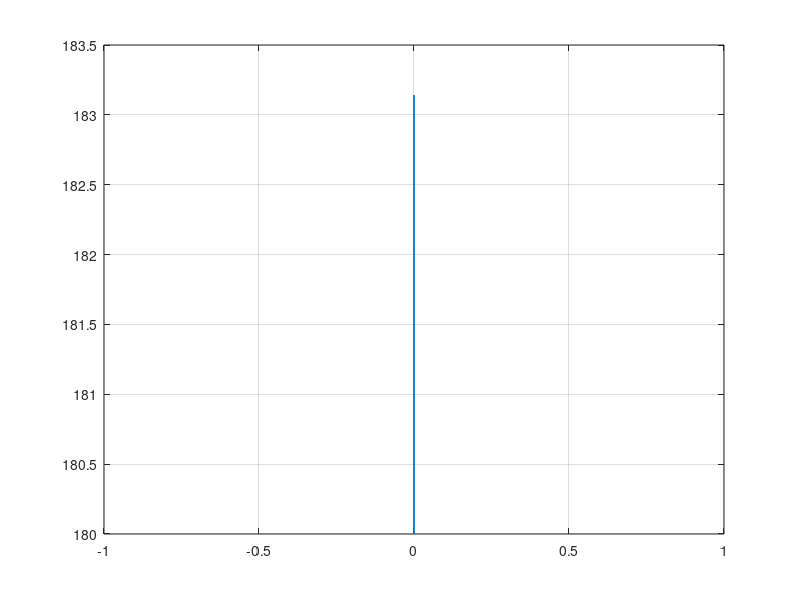

The MATLAB source for this figure: (Note: this script raises an error after producing the figure.)
close all;
clear;

p = dlmread('7.csv', ';', 1, 0);

p_21 = dlmread('7.csv', ';', [1 0 4398 3]);
p_15 = dlmread('7.csv', ';', [4398 0 7871 3]);
p_53 = dlmread('7.csv', ';', 7871, 0);

a_g_21 = atan2(0, 1.18 + 0.37) * 180 / pi;
a_g_15 = atan2(0.23 - 1.68, 1.09 + 0.37) * 180 / pi;
a_g_53 = atan2(-0.23 + 1.68, 2.55 - 1.09) * 180 / pi;

% Plot distance
a = angle(p);
a_21 = angle(p_21);
a_15 = angle(p_15);
a_53 = angle(p_53);

a(:,4) = a(:,4) + 180;
a_21(:,4) = a_21(:,4) - 180;
a_15(:,4) = a_15(:,4);
a_53(:,4) = a_53(:,4);


plot(a(:,1), a(:,4));
grid;
matlab2tikz('e_angle.tex')


figure;
plot(a_21(:,1), a_g_21 - a_21(:,4));
grid;
matlab2tikz('e_angle01_2_1.tex')

figure;
plot(a_15(:,1), a_g_15 - a_15(:,4));
grid;
matlab2tikz('e_angle02_1_5.tex')


figure;
plot(a_53(:,1), a_g_53 - a_53(:,4));
grid;
matlab2tikz('e_angle03_5_3.tex')